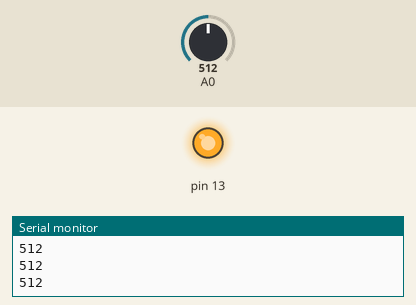
This sketch was run on a simulated Arduino Uno, built with avr-gcc and run on an emulated ATmega328P. Parts: output pins drawn as LEDs (lit = HIGH), the last lines printed to the serial monitor. The test bench sets the inputs (shaded band); at power-on: A0 = 512.

Above: at 1.2 s.
1.3 s: A0 set to 321
2.8 s: A0 set to 291
At 3.7 s:
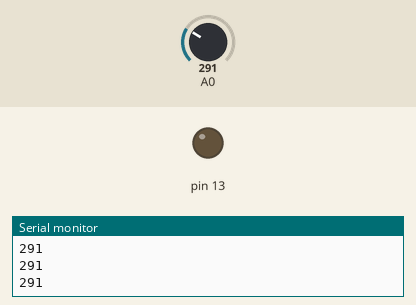
4.3 s: A0 set to 318
At 5.0 s:
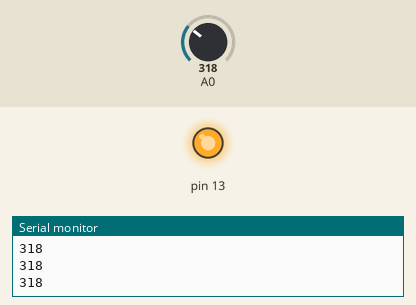
5.9 s: A0 set to 306
At 6.3 s:
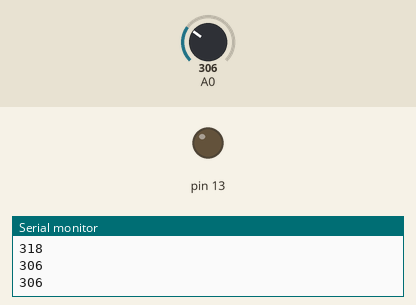
Timing chart, 0 to 8.5 s (numbered marks = the images above; inputs shaded):
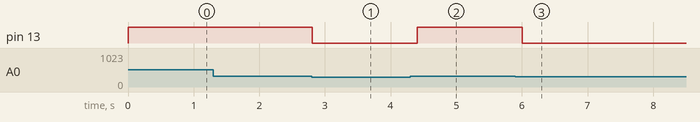

Measured:
- the behaviour switches between 308 and 307 on A0 (found by bisection; images 0 and 1)
- after the input at 2.8 s, pin 13: HIGH → LOW at once
- after the input at 4.3 s, pin 13: LOW → HIGH after 0.11 s
- after the input at 5.9 s, pin 13: HIGH → LOW after 0.11 s

The sketch:

A004_Termistore.ino
```cpp
/*
8.4 - Lettura termistore

Collegare il sensore in serie con una resistenza.
Il punto centrale della serie va al pin A0

Collegare un led sul pin 13
*/

void setup() {
  //imposto la seriale
  Serial.begin(9600);
  //imposto il pin 13 per il LED
  pinMode(13, OUTPUT);
}

void loop() {
  //leggo il valore sul pin A0
  int temp = analogRead(A0);
  //lo stampo
  Serial.println(temp);
  //se il valore è sopra alla soglia...
  if (temp >= 308) {
    //accendo il LED
    digitalWrite(13, HIGH);
  } else {
    //altrimenti: spengo il LED
    digitalWrite(13, LOW);
  }
  delay(200);
}
```
